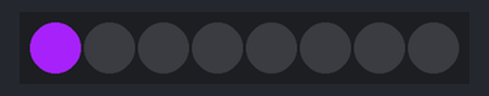
Simulated run of this sketch. Board: Arduino Uno, built with avr-gcc and run on an emulated ATmega328P. Parts: 8 RGB LEDs in strip order, left to right.

Above: at 0.01 s.
At 0.61 s:
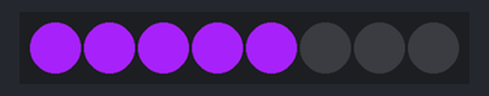
Timing chart, 0 to 40.0 s (numbered marks = the images above):
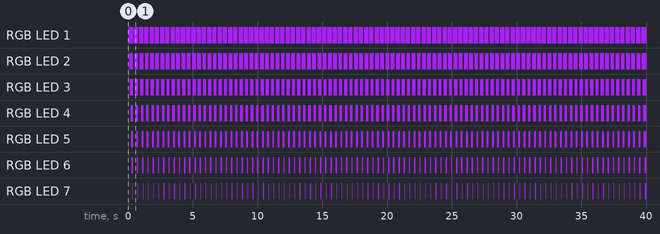

Measured:
- by itself, RGB LED 1: alternates RGB(160, 32, 240) for 0.35 s and off for 0.05 s
- by itself, RGB LED 2: alternates RGB(160, 32, 240) for 0.30 s and off for 0.10 s
- by itself, RGB LED 3: alternates RGB(160, 32, 240) for 0.25 s and off for 0.15 s
- by itself, RGB LED 4: alternates RGB(160, 32, 240) for 0.20 s and off for 0.20 s
- by itself, RGB LED 5: alternates RGB(160, 32, 240) for 0.15 s and off for 0.25 s
- by itself, RGB LED 6: alternates RGB(160, 32, 240) for 0.10 s and off for 0.30 s
- by itself, RGB LED 7: alternates RGB(160, 32, 240) for 0.05 s and off for 0.35 s

The sketch:

8BitWS2812RGBLED.ino
```cpp
/*
 * Generated using BlocklyDuino:
 *
 * https://github.com/MediaTek-Labs/BlocklyDuino-for-LinkIt
 *
 * Date: Mon, 28 Dec 2020 14:05:52 GMT
 */

#include <Adafruit_NeoPixel.h>
#include <avr/power.h>

#ifdef __AVR__
#endif
#define PIN 6 // 腳位
#define DELAYVAL 500
#define NUMPIXELS 8 // 燈泡數
Adafruit_NeoPixel pixels(NUMPIXELS, PIN, NEO_GRB + NEO_KHZ800);
void WS0() {
}

void WS1() {
  #if defined(__AVR_ATtiny85__) && (F_CPU == 16000000)
  clock_prescale_set(clock_div_1);
  #endif
   pixels.begin();
}

void colorWipe(uint32_t color, int wait) {
for (int i = 0; i < pixels.numPixels(); i++) {
pixels.setPixelColor(i, color);
pixels.show();
delay(wait);
}
}
void a1() {
}

void rainbow(int wait) {
for (long firstPixelHue = 0; firstPixelHue < 5 * 65536; firstPixelHue += 256) {
for (int i = 0; i < pixels.numPixels(); i++) {
int pixelHue = firstPixelHue + (i * 65536L / pixels.numPixels());
pixels.setPixelColor(i, pixels.gamma32(pixels.ColorHSV(pixelHue)));
}
 pixels.show();
 delay(wait);
 }
 }
void a3() {
}

void theaterChase(uint32_t color, int wait) {
for (int a = 0; a < 10; a++) {
for (int b = 0; b < 3; b++) {
pixels.clear();
for (int c = b; c < pixels.numPixels(); c += 3) {
pixels.setPixelColor(c, color);
}
pixels.show();
delay(wait);
}
}
}
void a2() {
}

void setup()
{
  WS1();
}


void loop()
{
  //預設腳位D6

pixels.clear();
  //單色8顆燈依序亮
  colorWipe(pixels.Color(160, 32, 240), 50);
  //單色向上跑馬燈
  //theaterChase(pixels.Color(160,32,240), 50);
  //彩虹向下跑馬燈
  //  rainbow(10);
}
```
